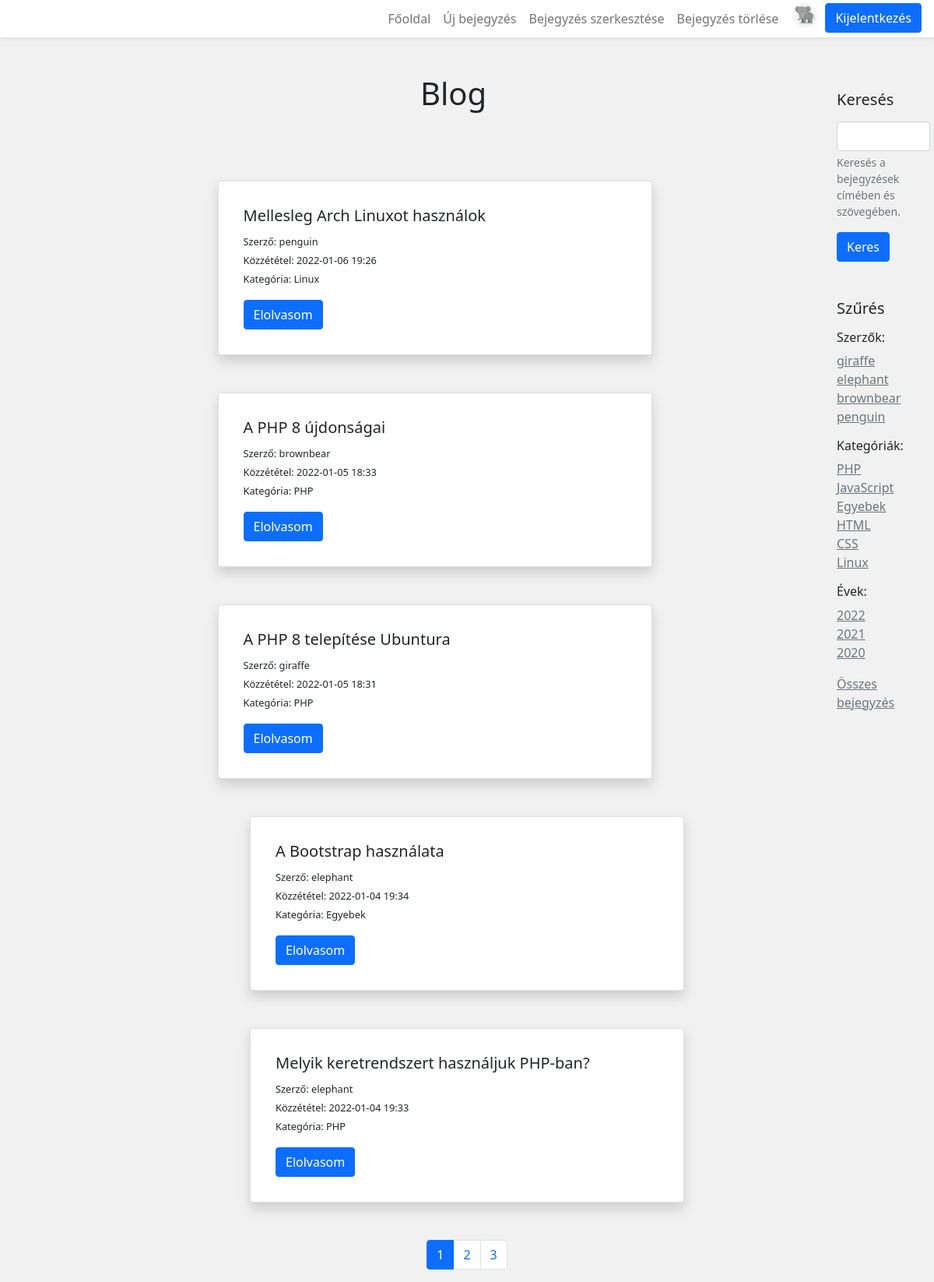
The app's page /index.php (signed in), older data.
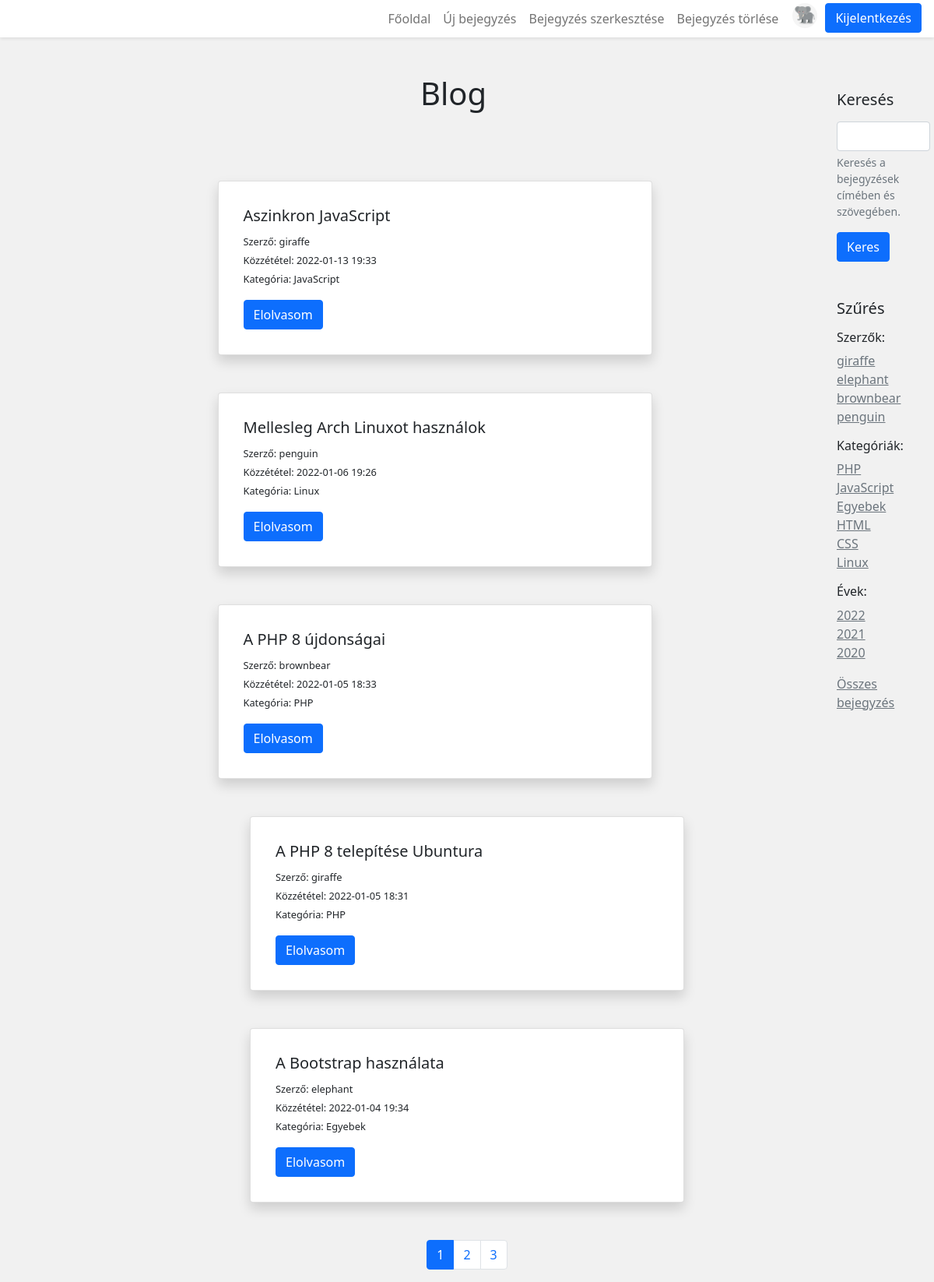
The same page, newer data.
### tables this page shows
CREATE TABLE `authors` (
  `id` int(11) NOT NULL,
  `author_name` varchar(55) NOT NULL,
  `author_password` varchar(255) NOT NULL,
  `author_image` varchar(70) NOT NULL
);

CREATE TABLE `category` (
  `id` int(11) NOT NULL,
  `category_name` varchar(50) NOT NULL
);

CREATE TABLE `posts` (
  `id` int(11) NOT NULL,
  `post_title` varchar(255) NOT NULL,
  `post_date` varchar(40) NOT NULL,
  `post_text` longtext NOT NULL,
  `author_id` int(11) NOT NULL,
  `category_id` int(11) NOT NULL
);

### models/usermodel.php (called while the page is built, shortened)
<?php
require_once './app/connection.php';
function getAllUsers() {
    $conn = connection();
    $sql = "SELECT * FROM authors;";
    $result = dbSelect($conn, $sql);
    $detail = getData($result);
    return $detail;
}

### app/connection.php (called while the page is built, shortened)
<?php
function dbSelect($link, $query) {
    return mysqli_query($link, $query);
}
function getData($result) {
    $detail = [];
    while($row = mysqli_fetch_assoc($result)) {
        $detail[] = $row;
    }
    return $detail;
}

### models/postmodel.php (called while the page is built, shortened)
<?php
require_once './app/connection.php';
function numberOfPosts() {
    $conn = connection();
    $sql = "SELECT * FROM posts";
    $result = dbSelect($conn, $sql);
    return mysqli_num_rows($result);
}
function getPostsPerPage($pagePosts, $postsPerPage) {
    $conn = connection();
    $sql = "SELECT posts.id, posts.post_title, posts.post_date,
            posts.post_text, posts.author_id, authors.author_name, category.category_name
            FROM posts
            JOIN authors ON posts.author_id = authors.id
            JOIN category ON posts.category_id = category.id
            ORDER BY posts.post_date DESC
            LIMIT $pagePosts, $postsPerPage;";
    $result = dbSelect($conn, $sql);
    $detail = getData($result);
    return $detail;
}
function getCategory() {
    $conn = connection();
    $sql = "SELECT * FROM category";
    $result = dbSelect($conn, $sql);
    $detail = getData($result);
    return $detail;
}
function getPostDate() {
    $conn = connection();
    $sql = "SELECT post_date FROM posts
            ORDER BY post_date DESC;";
    $result = dbSelect($conn, $sql);
    $detail = getData($result);
    return $detail;
}

### index.php (the view, shortened to what this page needs)
<?php
if (isset($_SESSION['loggedin'])) {
    if ($_SESSION['loggedin'] === true) {
        $username = $_SESSION['username'];
        $image = $_SESSION['image'];
    }
}
include 'includes/header.php';
include 'includes/navbar.php';
include 'includes/sidebar.php';
require_once './models/postmodel.php';
$postsPerPage = 5;
$message = '';
?>
<div class="container pt-5">
    <h1 class="text-center p-5">Blog</h1>
    <?php
    if(isset($_SESSION['filter']) && $_SESSION['filter'] !== 'nofilter') {
        $filter = $_SESSION['filter'];
        $pagePosts = ($_SESSION['page'] - 1) * $postsPerPage;
        $numberOfPosts = numberOfFilteredPosts($filter);
        $numberOfPages = ceil($numberOfPosts / $postsPerPage);
        if(!$posts = getFilteredPosts($filter, $pagePosts, $postsPerPage)) {
            print('<p class="text-center">Nincs találat.</p>');
        }
        $message = 'Találatok megjelenítve a következő szűrés alapján: ' . $filter;
    } else {
        $pagePosts = ($_SESSION['page'] - 1) * $postsPerPage;
        $numberOfPosts = numberOfPosts();
        $numberOfPages = ceil($numberOfPosts / $postsPerPage);
        $posts = getPostsPerPage($pagePosts, $postsPerPage);
    }
    ?>
    <p class="text-center pb-3"><?php print($message);?></p>
    <?php
    foreach ($posts as $post) {
    ?>
    <div class="card col col-lg-6 m-auto shadow p-3 mb-5 bg-white rounded">
        <div class="card-body">
            <h5 class="card-title"><?php print($post['post_title']);?></h5>
            <span class="card-text info">Szerző: <?php print($post['author_name']);?></span><br>
            <span class="card-text info">Közzététel: <?php print($post['post_date']);?></span><br>
            <span class="card-text info">Kategória: <?php print($post['category_name']);?></span><br>
            <a href="index.php?linkid=<?php print($post['id']);?>" class="btn btn-primary mt-3">Elolvasom</a>
        </div>
    </div>
    <?php
    }
    ?>
    <?php
    if($numberOfPages > 1) {
    ?>
    <div class="container">
        <nav aria-label="navigation">
            <ul class="pagination justify-content-center">
                <?php
                for($i = 1; $i <= $numberOfPages; $i++) {
                    if($i == $_SESSION['page']) {
                        print('<li class="page-item active">
                        <a class="page-link" href = "index.php?page=' . $i . '">' . $i . ' </a>
                        </li>');
                    } else {
                        print('<li class="page-item">
                        <a class="page-link" href = "index.php?page=' . $i . '">' . $i . ' </a>
                        </li>');
                    }
                }
                ?>
            </ul>
        </nav>
    </div>
    <?php
}
?>
</div>
<?php
include 'includes/footer.php';
?>

### includes/header.php (shortened to what this page needs)
<!DOCTYPE html>
<html lang="hu">
    <head>
        <link href="https://cdn.jsdelivr.net/npm/bootstrap@5.1.3/dist/css/bootstrap.min.css" rel="stylesheet">
        <link rel="stylesheet" href="assets/style/style.css">
    </head>
    <body>

### includes/navbar.php (shortened to what this page needs)
<nav class="navbar navbar-expand-lg navbar-light bg-light shadow-sm p-1 mb-5 bg-white fixed-top">
    <div class="container-fluid">
        <div class="collapse navbar-collapse" id="navbarSupportedContent">
            <ul class="navbar-nav ms-auto mb-2 mb-lg-0">
                <?php
                if(isset($username)) {
                ?>
                <li class="nav-item">
                    <a class="nav-link" href="index.php">Főoldal</a>
                </li>
                <li class="nav-item">
                    <a class="nav-link" href="newpost.php">Új bejegyzés</a>
                </li>
                <li class="nav-item">
                    <a class="nav-link" href="edit.php">Bejegyzés szerkesztése</a>
                </li>
                <li class="nav-item">
                    <a class="nav-link" href="delete.php">Bejegyzés törlése</a>
                </li>
                <li class="nav-item">
                    <img class="userimage rounded-circle" src="<?php print($image);?>" title="Bejelentkezve mint <?php print($username);?>">
                </li>
                <li class="nav-item">
                    <a class="btn btn-primary" href="logout.php">Kijelentkezés</a>
                </li>
                <?php
                } else {
                ?>
                <li class="nav-item">
                    <a class="btn btn-primary" href="login.php">Bejelentkezés</a>
                </li>
                <?php
                }
                ?>
            </ul>
        </div>
    </div>
</nav>

### includes/sidebar.php
<?php
require_once './models/postmodel.php';
require_once 'models/usermodel.php';
$authors = getAllUsers();
$categories = getCategory();
$dates = getPostDate();
function getYears($dates) {
    $yearsArray = [];
    for($i = 0; $i < count($dates); $i++) {
        array_push($yearsArray, substr($dates[$i]['post_date'], 0, 4));
    }
    return array_unique($yearsArray);
}
$years = getYears($dates);
?>
<div class="sidebar">
    <div class="mb-3">
        <h5 class="mb-3 mt-3">Keresés</h5>
        <form method="POST">
            <div class="mb-3">
                <input type="text" class="form-control" id="search" name="search" aria-describedby="kereses">
                <div id="kereses" class="form-text">Keresés a bejegyzések címében és szövegében.</div>
            </div>
            <button type="submit" class="btn btn-primary">Keres</button>
        </form>
        <h5 class="mb-3 mt-5">Szűrés</h5>
        <h6 class="mt-3">Szerzők:</h6>
        <?php
        for($i = 0; $i < count($authors); $i++) {
            ?>
            <a href="index.php?filter=<?php print($authors[$i]['author_name']);?>" class="text-secondary"><?php print($authors[$i]['author_name']);?></a><br>
            <?php
        }
        ?>
        <h6 class="mt-3">Kategóriák:</h6>
        <?php
        for($i = 0; $i < count($categories); $i++) {
            ?>
            <a href="index.php?filter=<?php print($categories[$i]['category_name']);?>" class="text-secondary"><?php print($categories[$i]['category_name']);?></a><br>
            <?php
        }
        ?>
        <h6 class="mt-3">Évek:</h6>
        <?php
        foreach($years as $value) {
            ?>
            <a href="index.php?filter=<?php print($value);?>" class="text-secondary"><?php print($value);?></a><br>
            <?php
        }
        ?>
    </div>
    <a href="index.php?filter=nofilter" class="text-secondary">Összes bejegyzés</a>
</div>

### includes/footer.php (shortened to what this page needs)
    </body>
</html>

### assets/style/style.css (style rules this page uses)
* { margin: 0; padding: 0; box-sizing: border-box; }
body { background-color: rgb(241, 241, 241); }
.sidebar { margin-top: 100px; float: right; width: 10%; height: 100%; margin-right: 5px; }
.userimage { height: 32px; width: 32px; margin-left: 10px; margin-right: 10px; }
.info { font-size: 0.8em; }

Row changes from the older to the newer data that the page shows:
no longer on this page (row unchanged): posts: post_title "Melyik keretrendszert használjuk PHP-ban?", author.author_name "elephant", post_date "2022-01-04 19:33", category.category_name "PHP"
added posts: post_title "Aszinkron JavaScript", author.author_name "giraffe", post_date "2022-01-13 19:33", category.category_name "JavaScript"
